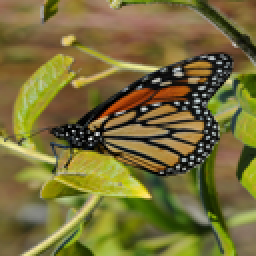
#> input picture DNA_storage_reference_genome1/example1/plot/simulation/original/0006.png, 128 x 128 px (shown 2 times larger); its folder holds 3 pictures in this run
$ python psnr.py
#> lines starting #> are read from the running program, lines starting #| are printed output that depends on the picture; long printed decimals are rounded; pictures that were not available may be replaced by others from this repository, and a replacement may not be noted
# -*- coding: utf-8 -*-
"""
Created on Tue Sep  8 23:36:55 2020

@author: Jitao Zhang
"""
import cv2
import numpy as np
import math
import os
from openpyxl import load_workbook,Workbook

def psnr(img1, img2):
   mse = np.mean( (img1/255. - img2/255.) ** 2 )
   if mse < 1.0e-10:
      return 100
   PIXEL_MAX = 1
   return 20 * math.log10(PIXEL_MAX / math.sqrt(mse))

def calculate_psnr(img1, img2):
    # img1 and img2 have range [0, 255]
    img1 = img1.astype(np.float64)
    img2 = img2.astype(np.float64)
    mse = np.mean((img1 - img2)**2)
    if mse == 0:
        return float('inf')
    return 20 * math.log10(255.0 / math.sqrt(mse))

def ssim(img1, img2):
    C1 = (0.01 * 255)**2
    C2 = (0.03 * 255)**2

    img1 = img1.astype(np.float64)
    img2 = img2.astype(np.float64)
    kernel = cv2.getGaussianKernel(11, 1.5)
    window = np.outer(kernel, kernel.transpose())

    mu1 = cv2.filter2D(img1, -1, window)[5:-5, 5:-5]  # valid
    mu2 = cv2.filter2D(img2, -1, window)[5:-5, 5:-5]
    mu1_sq = mu1**2
    mu2_sq = mu2**2
    mu1_mu2 = mu1 * mu2
    sigma1_sq = cv2.filter2D(img1**2, -1, window)[5:-5, 5:-5] - mu1_sq
    sigma2_sq = cv2.filter2D(img2**2, -1, window)[5:-5, 5:-5] - mu2_sq
    sigma12 = cv2.filter2D(img1 * img2, -1, window)[5:-5, 5:-5] - mu1_mu2

    ssim_map = ((2 * mu1_mu2 + C1) * (2 * sigma12 + C2)) / ((mu1_sq + mu2_sq + C1) *
                                                            (sigma1_sq + sigma2_sq + C2))
    return ssim_map.mean()

def calculate_ssim(img1, img2):
   '''calculate SSIM
   the same outputs as MATLAB's
   img1, img2: [0, 255]
   '''
   if not img1.shape == img2.shape:
       raise ValueError('Input images must have the same dimensions.')
   if img1.ndim == 2:
       return ssim(img1, img2)
   elif img1.ndim == 3:
       if img1.shape[2] == 3:
           ssims = []
           for i in range(3):
               ssims.append(ssim(img1, img2))
           return np.array(ssims).mean()
       elif img1.shape[2] == 1:
           return ssim(np.squeeze(img1), np.squeeze(img2))
   else:
       raise ValueError('Wrong input image dimensions.')

'''
img_lena_bw = cv2.imread(r"E:\work in CNGB\DNA_storage\image_processing\Image_processing\Bmp\lena512_16_16_matrix\small-256\lena-BW-256.bmp")

img_lena_color_256 = cv2.imread(r"E:\work in CNGB\DNA_storage\image_processing\Image_processing\Bmp\lena512_16_16_matrix\small-256\lena-color-24-256.bmp")

img_set14_lena_512 = cv2.imread(r"E:\work in CNGB\DNA_storage\mmsr\datasets\val_set14\Set14\lenna.png")
'''

'''
img_lena_bw_4 = cv2.imread("E:\work in CNGB\DNA_storage\image_processing\Image_processing\Bmp\lena512_16_16_matrix\out_lena256_bw_4.bmp")
img_lena_bw_2 = cv2.imread("E:\work in CNGB\DNA_storage\image_processing\Image_processing\Bmp\lena512_16_16_matrix\out_lena256_bw_2.bmp")

img_lena_color_222 = cv2.imread("E:/work in CNGB/interim report/image/256/lena-color-256-222.bmp")
img_lena_color_244 = cv2.imread(r"E:\work in CNGB\interim report\image\256\lena-color-256-244.bmp")
img_lena_color_444 = cv2.imread(r"E:\work in CNGB\interim report\image\256\lena-color-256-444.bmp")
'''
'''
img_lena_color_size_6 = cv2.imread(r"E:\work in CNGB\interim report\image\512\size-test\lena-512-244-size_6-seed_2020.bmp")
img_lena_color_size_7 = cv2.imread(r"../size-test/image-result/512/lena-512-244-size_7-seed_2020.bmp")
img_lena_color_size_8 = cv2.imread(r"../size-test/image-result/512/lena-512-244-size_8-seed_2020.bmp")
img_lena_color_size_9 = cv2.imread(r"../size-test/image-result/512/lena-512-244-size_9-seed_2020.bmp")
img_lena_color_size_10 = cv2.imread(r"../size-test/image-result/512/lena-512-244-size_10-seed_2020.bmp")
img_lena_color_size_11 = cv2.imread("../size-test/image-result/512/lena-512-244-size_11-seed_2020.bmp")
img_lena_color_genome = cv2.imread("../size-test/image-result/512/lena-512-244.bmp")
'''
'''
denoisze:
img_lena_color_244_out = cv2.imread(r"E:\work in CNGB\interim report\image\512\denoise\lenna-244.png")
img_lena_color_244_pred = cv2.imread(r"E:\work in CNGB\interim report\image\512\denoise\lenna-244-pred.png")
img_monarch = cv2.imread(r"E:\work in CNGB\interim report\image\512\denoise\monarch.png")
img_monarch_out = cv2.imread(r"E:\work in CNGB\interim report\image\512\denoise\monarch-244.png")
img_monarch_pred = cv2.imread(r"E:\work in CNGB\interim report\image\512\denoise\monarch-244-pred.png")
img_ppt3 = cv2.imread(r"E:\work in CNGB\interim report\image\512\denoise\ppt3.png")
img_ppt3_out = cv2.imread(r"E:\work in CNGB\interim report\image\512\denoise\ppt3-244.png")
img_ppt3_pred = cv2.imread(r"E:\work in CNGB\interim report\image\512\denoise\ppt3-244-pred.png")
'''

if __name__ == '__main__':
    original_image_list = os.listdir("./original")
    for image in original_image_list:
        img1 = cv2.imread("./original"+"/"+image)
#> img1 is the input picture: shape (128, 128, 3); mean B, G, R 55.7, 109.8, 119.4
        img2 = cv2.imread("./genome_based_simulation" + "/"+ "{}_0001.png".format(image[:-4]))
        img3 = cv2.imread("./jpeg_simulation" + "/"+ "{}_0001.jpg".format(image[:-4]))
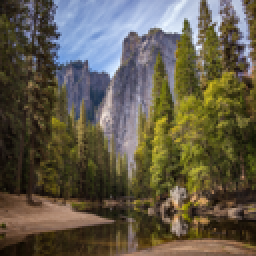
#> input picture DNA_storage_reference_genome1/example1/plot/simulation/original/0007.png, 128 x 128 px, given in place of 0006_0001.jpg, which was not available (shown 2 times larger)
#> img3 is the input picture: shape (128, 128, 3); mean B, G, R 74.1, 90.6, 97

        print("The result of genome_based image {} is:".format(image[:-4]))
        print(calculate_psnr(img1,img2),calculate_ssim(img1,img2))
#> in calculate_psnr, `mse = np.mean((img1 - img2)**2)`: mse = 0
#> the loop in calculate_ssim, `for i in range(3):` made 3 passes
#> pass 1, in ssim, `mu1_sq = mu1**2`:
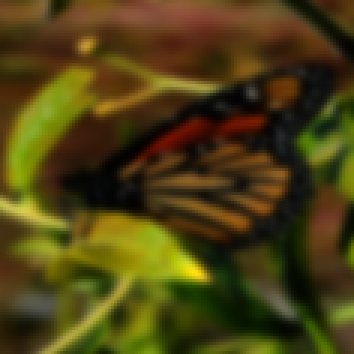
#> mu1_sq: shape (118, 118, 3) float64 (shown 3 times larger); mean B, G, R 3686.1, 13092.7, 15478.7; drawn with min black and max white
#> pass 1, in ssim, `sigma1_sq = cv2.filter2D(img1**2, -1, window)[5:-5, 5:-5] - mu1_sq`:
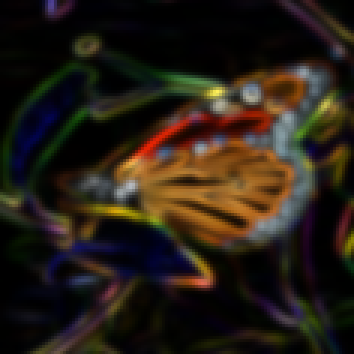
#> sigma1_sq: shape (118, 118, 3) float64 (shown 3 times larger); mean B, G, R 607.4, 873.8, 1118; drawn with min black and max white
#> after the loop in calculate_ssim, `for i in range(3):`: ssims = [1, 1, 1]
#| inf 1.0
        print("The result of jpeg image {} is:".format(image[:-4]))
        print(calculate_psnr(img1,img3),calculate_ssim(img1,img3))
#> the loop in calculate_ssim (call 2), `for i in range(3):` made 3 passes
#> pass 1, in ssim (call 4), `mu2 = cv2.filter2D(img2, -1, window)[5:-5, 5:-5]`:
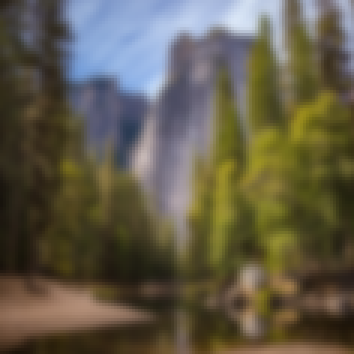
#> mu2: shape (118, 118, 3) float64 (shown 3 times larger); mean B, G, R 74, 91.9, 98
#> pass 1, in ssim (call 4), `mu2_sq = mu2**2`:
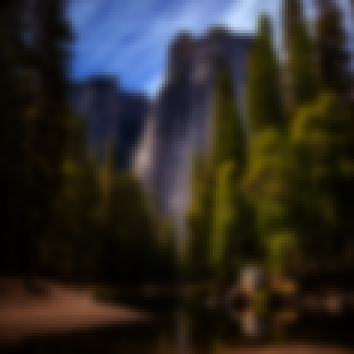
#> mu2_sq: shape (118, 118, 3) float64 (shown 3 times larger); mean B, G, R 9099.8, 10239.2, 11048; drawn with min black and max white
#> pass 1, in ssim (call 4), `mu1_mu2 = mu1 * mu2`:
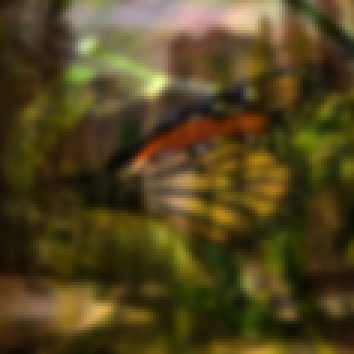
#> mu1_mu2: shape (118, 118, 3) float64 (shown 3 times larger); mean B, G, R 4456.3, 9687.9, 11556.6; drawn with min black and max white
#> pass 1, in ssim (call 4), `sigma2_sq = cv2.filter2D(img2**2, -1, window)[5:-5, 5:-5] - mu2_sq`:
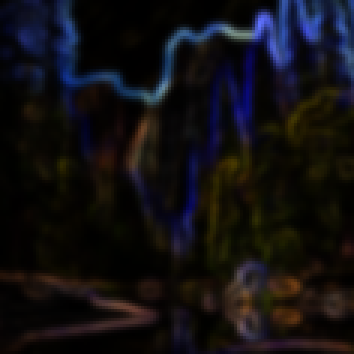
#> sigma2_sq: shape (118, 118, 3) float64 (shown 3 times larger); mean B, G, R 582.7, 503.2, 561.7; drawn with min black and max white
#| 10.960 0.08066
#> (the run stopped early here; a loop or call above may not have finished)
